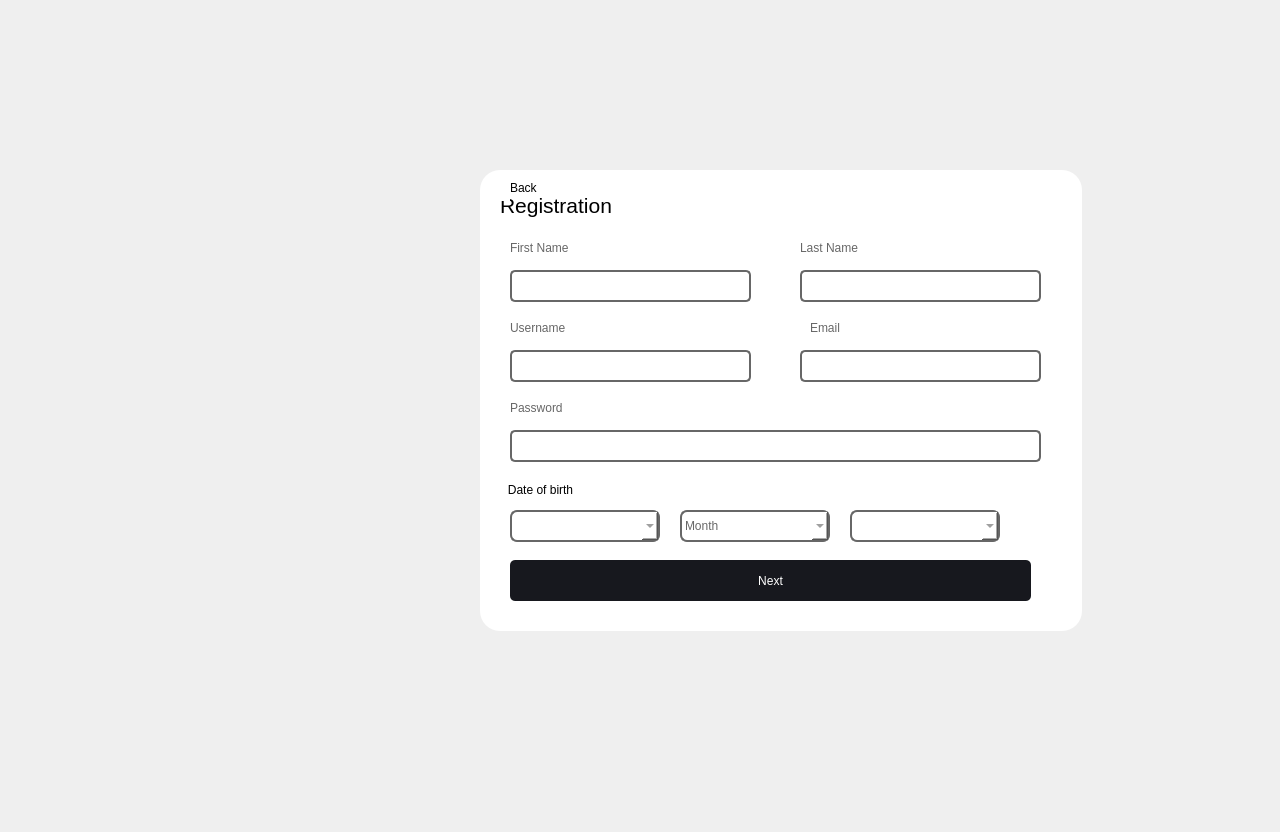
<?xml version="1.0" encoding="UTF-8"?>
<ui version="4.0">
 <class>Register</class>
 <widget class="QWidget" name="Register">
  <property name="geometry">
   <rect>
    <x>0</x>
    <y>0</y>
    <width>1280</width>
    <height>832</height>
   </rect>
  </property>
  <property name="minimumSize">
   <size>
    <width>1280</width>
    <height>832</height>
   </size>
  </property>
  <property name="maximumSize">
   <size>
    <width>1280</width>
    <height>832</height>
   </size>
  </property>
  <property name="windowTitle">
   <string>Form</string>
  </property>
  <widget class="QStackedWidget" name="stackedWidget">
   <property name="geometry">
    <rect>
     <x>0</x>
     <y>0</y>
     <width>1271</width>
     <height>831</height>
    </rect>
   </property>
   <widget class="QWidget" name="page">
    <widget class="QWidget" name="widget" native="true">
     <property name="geometry">
      <rect>
       <x>480</x>
       <y>170</y>
       <width>602</width>
       <height>461</height>
      </rect>
     </property>
     <property name="styleSheet">
      <string notr="true">QWidget
{
background-color: white;
border-radius: 20px;
}</string>
     </property>
     <widget class="QLabel" name="firstName_LA">
      <property name="geometry">
       <rect>
        <x>30</x>
        <y>70</y>
        <width>71</width>
        <height>16</height>
       </rect>
      </property>
      <property name="styleSheet">
       <string notr="true">QLabel
{
	color: rgb(103, 103, 103);
}</string>
      </property>
      <property name="text">
       <string>First Name</string>
      </property>
     </widget>
     <widget class="QLineEdit" name="firstName_LE">
      <property name="geometry">
       <rect>
        <x>30</x>
        <y>100</y>
        <width>241</width>
        <height>32</height>
       </rect>
      </property>
      <property name="styleSheet">
       <string notr="true">QLineEdit
{
border: 2px solid rgb(103,103,103);
border-radius:5px;
color: rgb(103, 103, 103);

}</string>
      </property>
      <property name="text">
       <string/>
      </property>
     </widget>
     <widget class="QPushButton" name="next_PB">
      <property name="geometry">
       <rect>
        <x>30</x>
        <y>390</y>
        <width>521</width>
        <height>41</height>
       </rect>
      </property>
      <property name="styleSheet">
       <string notr="true">QPushButton
{
background-color: rgb(23,24,30);
border-radius:5px;
color:white;
}</string>
      </property>
      <property name="text">
       <string>Next</string>
      </property>
     </widget>
     <widget class="QLabel" name="registration_LA">
      <property name="geometry">
       <rect>
        <x>20</x>
        <y>10</y>
        <width>571</width>
        <height>51</height>
       </rect>
      </property>
      <property name="font">
       <font>
        <pointsize>16</pointsize>
       </font>
      </property>
      <property name="styleSheet">
       <string notr="true">QLabel
{
	color: black;
    qproperty-alignment: AlignCenter;

}</string>
      </property>
      <property name="text">
       <string>Registration</string>
      </property>
     </widget>
     <widget class="QPushButton" name="birth_LA">
      <property name="geometry">
       <rect>
        <x>10</x>
        <y>310</y>
        <width>101</width>
        <height>20</height>
       </rect>
      </property>
      <property name="sizePolicy">
       <sizepolicy hsizetype="Minimum" vsizetype="Fixed">
        <horstretch>0</horstretch>
        <verstretch>0</verstretch>
       </sizepolicy>
      </property>
      <property name="styleSheet">
       <string notr="true">QPushButton
{
background-color: transparent;
color:black;
}</string>
      </property>
      <property name="text">
       <string>Date of birth</string>
      </property>
     </widget>
     <widget class="QLineEdit" name="lastName_LE">
      <property name="geometry">
       <rect>
        <x>320</x>
        <y>100</y>
        <width>241</width>
        <height>32</height>
       </rect>
      </property>
      <property name="styleSheet">
       <string notr="true">QLineEdit
{
border: 2px solid rgb(103,103,103);
border-radius:5px;
color: rgb(103, 103, 103);

}</string>
      </property>
      <property name="text">
       <string/>
      </property>
     </widget>
     <widget class="QLabel" name="lastName_LA">
      <property name="geometry">
       <rect>
        <x>320</x>
        <y>70</y>
        <width>71</width>
        <height>16</height>
       </rect>
      </property>
      <property name="styleSheet">
       <string notr="true">QLabel
{
	color: rgb(103, 103, 103);
}</string>
      </property>
      <property name="text">
       <string>Last Name</string>
      </property>
     </widget>
     <widget class="QLineEdit" name="useranme_LE">
      <property name="geometry">
       <rect>
        <x>30</x>
        <y>180</y>
        <width>241</width>
        <height>32</height>
       </rect>
      </property>
      <property name="styleSheet">
       <string notr="true">QLineEdit
{
border: 2px solid rgb(103,103,103);
border-radius:5px;
color: rgb(103, 103, 103);

}</string>
      </property>
     </widget>
     <widget class="QLabel" name="username_LA">
      <property name="geometry">
       <rect>
        <x>30</x>
        <y>150</y>
        <width>101</width>
        <height>16</height>
       </rect>
      </property>
      <property name="styleSheet">
       <string notr="true">QLabel
{
	color: rgb(103, 103, 103);
}</string>
      </property>
      <property name="text">
       <string>Username</string>
      </property>
     </widget>
     <widget class="QLabel" name="email_LA">
      <property name="geometry">
       <rect>
        <x>330</x>
        <y>150</y>
        <width>101</width>
        <height>16</height>
       </rect>
      </property>
      <property name="styleSheet">
       <string notr="true">QLabel
{
	color: rgb(103, 103, 103);
}</string>
      </property>
      <property name="text">
       <string>Email</string>
      </property>
     </widget>
     <widget class="QLineEdit" name="email_LE">
      <property name="geometry">
       <rect>
        <x>320</x>
        <y>180</y>
        <width>241</width>
        <height>32</height>
       </rect>
      </property>
      <property name="styleSheet">
       <string notr="true">QLineEdit
{
border: 2px solid rgb(103,103,103);
border-radius:5px;
color: rgb(103, 103, 103);

}</string>
      </property>
      <property name="echoMode">
       <enum>QLineEdit::Normal</enum>
      </property>
     </widget>
     <widget class="QComboBox" name="birthMonth_CB">
      <property name="geometry">
       <rect>
        <x>200</x>
        <y>340</y>
        <width>150</width>
        <height>32</height>
       </rect>
      </property>
      <property name="styleSheet">
       <string notr="true">QComboBox
{
	border: 2px solid rgb(103,103,103);
	border-radius:7px;
	color: rgb(103,103,103);
}

QComboBox::down-arrow
{
image: url(:/Resources/Images/icons/Expand Arrow.png);
width:50px;
height:50px;

}

QComboBox::down-arrow::on
{
	image: url(:/Resources/Images/icons/Chevron Up.png);
	width:50px;
	height:50px;
}
</string>
      </property>
      <item>
       <property name="text">
        <string>Month</string>
       </property>
      </item>
      <item>
       <property name="text">
        <string>January</string>
       </property>
      </item>
      <item>
       <property name="text">
        <string>February</string>
       </property>
      </item>
      <item>
       <property name="text">
        <string>March</string>
       </property>
      </item>
      <item>
       <property name="text">
        <string>April</string>
       </property>
      </item>
      <item>
       <property name="text">
        <string>May</string>
       </property>
      </item>
      <item>
       <property name="text">
        <string>June</string>
       </property>
      </item>
      <item>
       <property name="text">
        <string>July</string>
       </property>
      </item>
      <item>
       <property name="text">
        <string>August</string>
       </property>
      </item>
      <item>
       <property name="text">
        <string>September</string>
       </property>
      </item>
      <item>
       <property name="text">
        <string>October</string>
       </property>
      </item>
      <item>
       <property name="text">
        <string>December</string>
       </property>
      </item>
     </widget>
     <widget class="QComboBox" name="birthDay_CB">
      <property name="geometry">
       <rect>
        <x>30</x>
        <y>340</y>
        <width>150</width>
        <height>32</height>
       </rect>
      </property>
      <property name="styleSheet">
       <string notr="true">QComboBox
{
	border: 2px solid rgb(103,103,103);
	border-radius:7px;
	color: rgb(103,103,103);
}

QComboBox::down-arrow
{
image: url(:/Resources/Images/icons/Expand Arrow.png);
}

QComboBox::down-arrow::on
{
	image: url(:/Resources/Images/icons/Chevron Up.png);
	width:50px;
	height:50px;
}
</string>
      </property>
     </widget>
     <widget class="QComboBox" name="birthYear_CB">
      <property name="geometry">
       <rect>
        <x>370</x>
        <y>340</y>
        <width>150</width>
        <height>32</height>
       </rect>
      </property>
      <property name="styleSheet">
       <string notr="true">QComboBox
{
	border: 2px solid rgb(103,103,103);
	border-radius:7px;
	color: rgb(103,103,103);
}

QComboBox::down-arrow
{
image: url(:/Resources/Images/icons/Expand Arrow.png);
width:50px;
height:50px;

}

QComboBox::down-arrow::on
{
	image: url(:/Resources/Images/icons/Chevron Up.png);
	width:50px;
	height:50px;
}
</string>
      </property>
     </widget>
     <widget class="QLabel" name="calendarIcon_LA">
      <property name="geometry">
       <rect>
        <x>520</x>
        <y>330</y>
        <width>61</width>
        <height>51</height>
       </rect>
      </property>
      <property name="styleSheet">
       <string notr="true">image: url(:/Resources/Images/icons/calendar.png);</string>
      </property>
      <property name="text">
       <string/>
      </property>
     </widget>
     <widget class="QLabel" name="password_LA">
      <property name="geometry">
       <rect>
        <x>30</x>
        <y>230</y>
        <width>101</width>
        <height>16</height>
       </rect>
      </property>
      <property name="styleSheet">
       <string notr="true">QLabel
{
	color: rgb(103, 103, 103);
}</string>
      </property>
      <property name="text">
       <string>Password</string>
      </property>
     </widget>
     <widget class="QLineEdit" name="password_LE">
      <property name="geometry">
       <rect>
        <x>30</x>
        <y>260</y>
        <width>531</width>
        <height>32</height>
       </rect>
      </property>
      <property name="styleSheet">
       <string notr="true">QLineEdit
{
border: 2px solid rgb(103,103,103);
border-radius:5px;
color: rgb(103, 103, 103);

}</string>
      </property>
      <property name="echoMode">
       <enum>QLineEdit::Password</enum>
      </property>
     </widget>
     <widget class="QLabel" name="label">
      <property name="geometry">
       <rect>
        <x>10</x>
        <y>10</y>
        <width>20</width>
        <height>21</height>
       </rect>
      </property>
      <property name="styleSheet">
       <string notr="true">image: url(:/Resources/Images/icons/Less Than.png);</string>
      </property>
      <property name="text">
       <string/>
      </property>
     </widget>
     <widget class="QLabel" name="label_2">
      <property name="geometry">
       <rect>
        <x>30</x>
        <y>10</y>
        <width>31</width>
        <height>16</height>
       </rect>
      </property>
      <property name="styleSheet">
       <string notr="true">color:black;</string>
      </property>
      <property name="text">
       <string>Back</string>
      </property>
     </widget>
     <widget class="QPushButton" name="goBack_PB">
      <property name="geometry">
       <rect>
        <x>10</x>
        <y>3</y>
        <width>51</width>
        <height>31</height>
       </rect>
      </property>
      <property name="styleSheet">
       <string notr="true">background-color:transparent;</string>
      </property>
      <property name="text">
       <string/>
      </property>
     </widget>
    </widget>
   </widget>
   <widget class="QWidget" name="page_2">
    <widget class="QWidget" name="widget_2" native="true">
     <property name="geometry">
      <rect>
       <x>480</x>
       <y>150</y>
       <width>602</width>
       <height>461</height>
      </rect>
     </property>
     <property name="styleSheet">
      <string notr="true">QWidget
{
background-color: white;
border-radius: 20px;
}</string>
     </property>
     <widget class="QLabel" name="firstName_LA_2">
      <property name="geometry">
       <rect>
        <x>40</x>
        <y>100</y>
        <width>81</width>
        <height>16</height>
       </rect>
      </property>
      <property name="styleSheet">
       <string notr="true">QLabel
{
	color: rgb(103, 103, 103);
background-color:transparent;
}</string>
      </property>
      <property name="text">
       <string>Card Holder</string>
      </property>
     </widget>
     <widget class="QLineEdit" name="cardHolder_LE">
      <property name="geometry">
       <rect>
        <x>30</x>
        <y>100</y>
        <width>331</width>
        <height>48</height>
       </rect>
      </property>
      <property name="styleSheet">
       <string notr="true">QLineEdit
{
border: 2px solid rgb(103,103,103);
border-radius:5px;
color: rgb(103, 103, 103);

}</string>
      </property>
      <property name="text">
       <string/>
      </property>
     </widget>
     <widget class="QPushButton" name="register_PB">
      <property name="geometry">
       <rect>
        <x>30</x>
        <y>390</y>
        <width>521</width>
        <height>41</height>
       </rect>
      </property>
      <property name="styleSheet">
       <string notr="true">QPushButton
{
background-color: rgb(23,24,30);
border-radius:5px;
color:white;
}</string>
      </property>
      <property name="text">
       <string>Register</string>
      </property>
     </widget>
     <widget class="QLabel" name="registration_LA_2">
      <property name="geometry">
       <rect>
        <x>20</x>
        <y>10</y>
        <width>571</width>
        <height>51</height>
       </rect>
      </property>
      <property name="font">
       <font>
        <pointsize>16</pointsize>
       </font>
      </property>
      <property name="styleSheet">
       <string notr="true">QLabel
{
	color: black;
    qproperty-alignment: AlignCenter;

}</string>
      </property>
      <property name="text">
       <string>Registration</string>
      </property>
     </widget>
     <widget class="QLabel" name="calendarIcon_LA_2">
      <property name="geometry">
       <rect>
        <x>520</x>
        <y>330</y>
        <width>61</width>
        <height>51</height>
       </rect>
      </property>
      <property name="styleSheet">
       <string notr="true">image: url(:/Resources/Images/icons/calendar.png);</string>
      </property>
      <property name="text">
       <string/>
      </property>
     </widget>
     <widget class="QLabel" name="label_3">
      <property name="geometry">
       <rect>
        <x>10</x>
        <y>10</y>
        <width>20</width>
        <height>21</height>
       </rect>
      </property>
      <property name="styleSheet">
       <string notr="true">image: url(:/Resources/Images/icons/Less Than.png);</string>
      </property>
      <property name="text">
       <string/>
      </property>
     </widget>
     <widget class="QLabel" name="label_4">
      <property name="geometry">
       <rect>
        <x>30</x>
        <y>10</y>
        <width>31</width>
        <height>16</height>
       </rect>
      </property>
      <property name="styleSheet">
       <string notr="true">color:black;</string>
      </property>
      <property name="text">
       <string>Back</string>
      </property>
     </widget>
     <widget class="QPushButton" name="goBack_PB_2">
      <property name="geometry">
       <rect>
        <x>10</x>
        <y>3</y>
        <width>51</width>
        <height>31</height>
       </rect>
      </property>
      <property name="styleSheet">
       <string notr="true">background-color:transparent;</string>
      </property>
      <property name="text">
       <string/>
      </property>
     </widget>
     <widget class="QLineEdit" name="cardNumber_LE">
      <property name="geometry">
       <rect>
        <x>30</x>
        <y>170</y>
        <width>331</width>
        <height>48</height>
       </rect>
      </property>
      <property name="styleSheet">
       <string notr="true">QLineEdit
{
border: 2px solid rgb(103,103,103);
border-radius:5px;
color: rgb(103, 103, 103);

}</string>
      </property>
      <property name="text">
       <string/>
      </property>
     </widget>
     <widget class="QLabel" name="firstName_LA_3">
      <property name="geometry">
       <rect>
        <x>40</x>
        <y>170</y>
        <width>81</width>
        <height>16</height>
       </rect>
      </property>
      <property name="styleSheet">
       <string notr="true">QLabel
{
	color: rgb(103, 103, 103);
background-color:transparent;
}</string>
      </property>
      <property name="text">
       <string>Card Number</string>
      </property>
     </widget>
     <widget class="QLineEdit" name="cardMonth_LE">
      <property name="geometry">
       <rect>
        <x>30</x>
        <y>240</y>
        <width>161</width>
        <height>48</height>
       </rect>
      </property>
      <property name="styleSheet">
       <string notr="true">QLineEdit
{
border: 2px solid rgb(103,103,103);
border-radius:5px;
color: rgb(103, 103, 103);

}</string>
      </property>
      <property name="text">
       <string/>
      </property>
     </widget>
     <widget class="QLineEdit" name="cardYear_LE">
      <property name="geometry">
       <rect>
        <x>210</x>
        <y>240</y>
        <width>161</width>
        <height>48</height>
       </rect>
      </property>
      <property name="styleSheet">
       <string notr="true">QLineEdit
{
border: 2px solid rgb(103,103,103);
border-radius:5px;
color: rgb(103, 103, 103);

}</string>
      </property>
      <property name="text">
       <string/>
      </property>
     </widget>
     <widget class="QLineEdit" name="cardCVC_LE">
      <property name="geometry">
       <rect>
        <x>30</x>
        <y>320</y>
        <width>121</width>
        <height>48</height>
       </rect>
      </property>
      <property name="styleSheet">
       <string notr="true">QLineEdit
{
border: 2px solid rgb(103,103,103);
border-radius:5px;
color: rgb(103, 103, 103);

}</string>
      </property>
      <property name="text">
       <string/>
      </property>
     </widget>
     <widget class="QLabel" name="firstName_LA_4">
      <property name="geometry">
       <rect>
        <x>40</x>
        <y>240</y>
        <width>81</width>
        <height>16</height>
       </rect>
      </property>
      <property name="styleSheet">
       <string notr="true">QLabel
{
	color: rgb(103, 103, 103);
background-color:transparent;
}</string>
      </property>
      <property name="text">
       <string>Month</string>
      </property>
     </widget>
     <widget class="QLabel" name="firstName_LA_5">
      <property name="geometry">
       <rect>
        <x>220</x>
        <y>240</y>
        <width>81</width>
        <height>16</height>
       </rect>
      </property>
      <property name="styleSheet">
       <string notr="true">QLabel
{
	color: rgb(103, 103, 103);
background-color:transparent;
}</string>
      </property>
      <property name="text">
       <string>Year</string>
      </property>
     </widget>
     <widget class="QLabel" name="firstName_LA_6">
      <property name="geometry">
       <rect>
        <x>40</x>
        <y>320</y>
        <width>81</width>
        <height>16</height>
       </rect>
      </property>
      <property name="styleSheet">
       <string notr="true">QLabel
{
	color: rgb(103, 103, 103);
background-color:transparent;
}</string>
      </property>
      <property name="text">
       <string>CVC</string>
      </property>
     </widget>
     <widget class="QWidget" name="widget_3" native="true">
      <property name="geometry">
       <rect>
        <x>380</x>
        <y>70</y>
        <width>201</width>
        <height>221</height>
       </rect>
      </property>
      <property name="styleSheet">
       <string notr="true">border: 1px solid #B8B8B8;
border-radius:1px;</string>
      </property>
      <widget class="QLabel" name="registration_LA_3">
       <property name="geometry">
        <rect>
         <x>0</x>
         <y>0</y>
         <width>191</width>
         <height>51</height>
        </rect>
       </property>
       <property name="font">
        <font>
         <pointsize>16</pointsize>
        </font>
       </property>
       <property name="styleSheet">
        <string notr="true">QLabel
{
	color: black;
    qproperty-alignment: AlignCenter;
border:none;
	background-color: rgba(255, 255, 255, 0);
}</string>
       </property>
       <property name="text">
        <string>Payment Requiered!</string>
       </property>
      </widget>
      <widget class="QLabel" name="label_5">
       <property name="geometry">
        <rect>
         <x>10</x>
         <y>60</y>
         <width>51</width>
         <height>31</height>
        </rect>
       </property>
       <property name="styleSheet">
        <string notr="true">border:none;
background-color: rgba(253, 255, 255, 0);
image: url(:/Resources/Images/mastercard.png);</string>
       </property>
       <property name="text">
        <string/>
       </property>
      </widget>
      <widget class="QLabel" name="label_6">
       <property name="geometry">
        <rect>
         <x>70</x>
         <y>60</y>
         <width>51</width>
         <height>31</height>
        </rect>
       </property>
       <property name="styleSheet">
        <string notr="true">border:none;
background-color: rgba(253, 255, 255, 0);
image: url(:/Resources/Images/visa.png);</string>
       </property>
       <property name="text">
        <string/>
       </property>
      </widget>
      <widget class="QLabel" name="label_7">
       <property name="geometry">
        <rect>
         <x>130</x>
         <y>60</y>
         <width>61</width>
         <height>31</height>
        </rect>
       </property>
       <property name="styleSheet">
        <string notr="true">border:none;
background-color: rgba(253, 255, 255, 0);
image: url(:/Resources/Images/paypal.png);</string>
       </property>
       <property name="text">
        <string/>
       </property>
      </widget>
      <widget class="QLabel" name="label_8">
       <property name="geometry">
        <rect>
         <x>60</x>
         <y>110</y>
         <width>81</width>
         <height>21</height>
        </rect>
       </property>
       <property name="font">
        <font>
         <pointsize>23</pointsize>
        </font>
       </property>
       <property name="styleSheet">
        <string notr="true">border:none;
color:black;</string>
       </property>
       <property name="text">
        <string>20 BGN</string>
       </property>
      </widget>
      <widget class="QPushButton" name="pushButton">
       <property name="geometry">
        <rect>
         <x>30</x>
         <y>160</y>
         <width>151</width>
         <height>41</height>
        </rect>
       </property>
       <property name="styleSheet">
        <string notr="true">border:none;
background-color:#1D44C2;
color:white;</string>
       </property>
       <property name="text">
        <string>Pay now!</string>
       </property>
      </widget>
     </widget>
     <zorder>cardHolder_LE</zorder>
     <zorder>register_PB</zorder>
     <zorder>registration_LA_2</zorder>
     <zorder>calendarIcon_LA_2</zorder>
     <zorder>label_3</zorder>
     <zorder>label_4</zorder>
     <zorder>goBack_PB_2</zorder>
     <zorder>firstName_LA_2</zorder>
     <zorder>cardNumber_LE</zorder>
     <zorder>firstName_LA_3</zorder>
     <zorder>cardMonth_LE</zorder>
     <zorder>cardYear_LE</zorder>
     <zorder>cardCVC_LE</zorder>
     <zorder>firstName_LA_4</zorder>
     <zorder>firstName_LA_5</zorder>
     <zorder>firstName_LA_6</zorder>
     <zorder>widget_3</zorder>
    </widget>
   </widget>
  </widget>
 </widget>
 <resources/>
 <connections/>
</ui>
